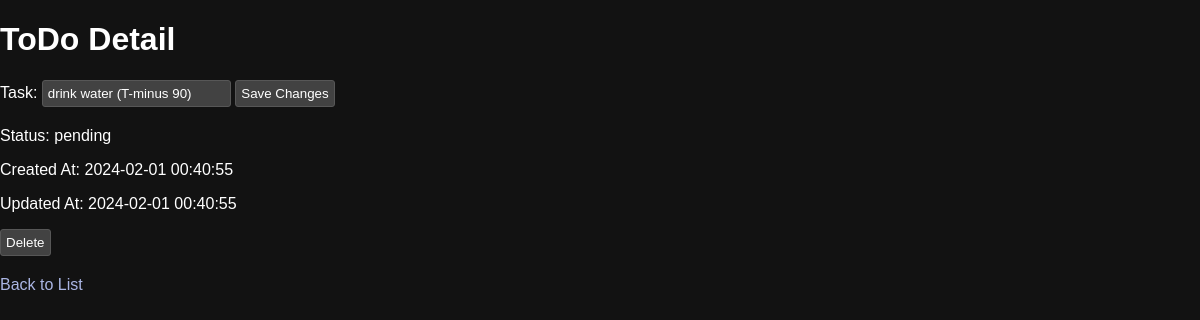
The app's page /todo/7, older data.
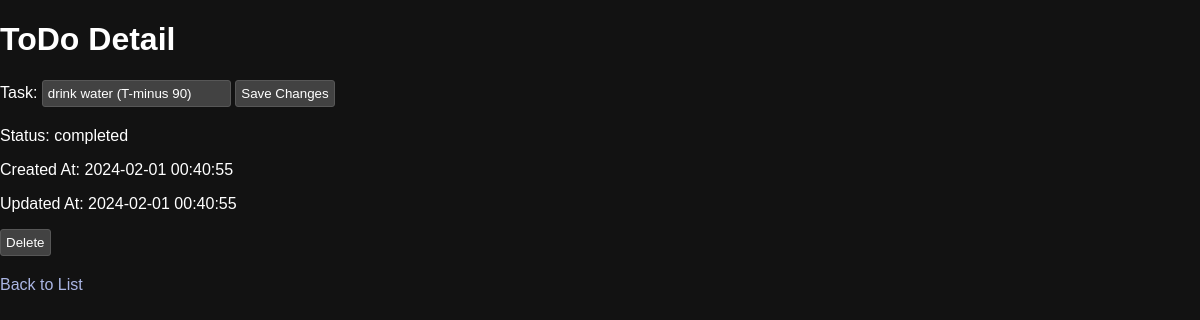
The same page, newer data.
### tables this page shows
CREATE TABLE TODOS
                        (ID INTEGER PRIMARY KEY AUTOINCREMENT,
                        TASK TEXT NOT NULL,
                        STATUS TEXT NOT NULL,
                        CREATED_AT TIMESTAMP DEFAULT CURRENT_TIMESTAMP,
                        UPDATED_AT TIMESTAMP DEFAULT CURRENT_TIMESTAMP,
                        ITEM_ORDER INTEGER);

### app.py (the view)
@app.route('/todo/<int:id>')
def todo_detail(id):
    conn = get_db_connection()
    cursor = conn.cursor()
    cursor.execute("SELECT * FROM TODOS WHERE ID = ?", (id,))
    todo = cursor.fetchone()
    conn.close()
    return render_template('todo_detail.html', todo=todo)

### app.py (called while the page is built)
def get_db_connection():
    db_path = os.path.join(app.root_path, 'todo.db')
    conn = sqlite3.connect(db_path)
    conn.row_factory = sqlite3.Row
    return conn

### templates/todo_detail.html (shortened to what this page needs)
<!DOCTYPE html>
<html>
<head>
    <link rel="stylesheet" type="text/css" href="{{ url_for('static', filename='css/style.css') }}">
</head>
<body>
    <h1>ToDo Detail</h1>
    <form method="post" action="/edit/{{ todo['ID'] }}">
        <label for="task">Task:</label>
        <input type="text" id="task" name="task" value="{{ todo['TASK'] }}">
        <input type="submit" value="Save Changes">
    </form>
    <p>Status: {{ todo['STATUS'] }}</p>
    <p>Created At: {{ todo['CREATED_AT'] }}</p>
    <p>Updated At: {{ todo['UPDATED_AT'] }}</p>
    <form method="post" action="/delete/{{ todo['ID'] }}">
        <input type="submit" value="Delete" onclick="return confirm('Are you sure you want to delete this item?');">
    </form>
    <a href="/">Back to List</a>
</body>
</html>

### static/css/style.css (style rules this page uses)
body { font-family: Arial, sans-serif; margin: 0; padding: 0; background-color: #121212; color: #fff; }
h1 { color: #fff; }
form { margin-bottom: 20px; }
a { color: rgb(171, 182, 228); text-decoration: none; transition: color 0.3s ease-in-out, text-decoration 0.3s ease-in-out; }
input[type="text"], input[type="submit"] { background-color: #424242; color: white; border: 1px solid #575757; padding: 5px; border-radius: 3px; transition: background-color 0.3s, border-color 0.3s; }

Row changes from the older to the newer data that the page shows:
changed TODOS "drink water (T-minus 90)": STATUS "pending" → "completed"
